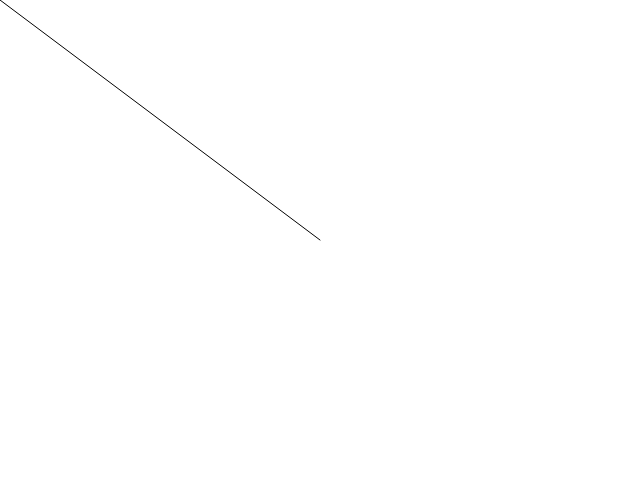
Frame 1 (no input)
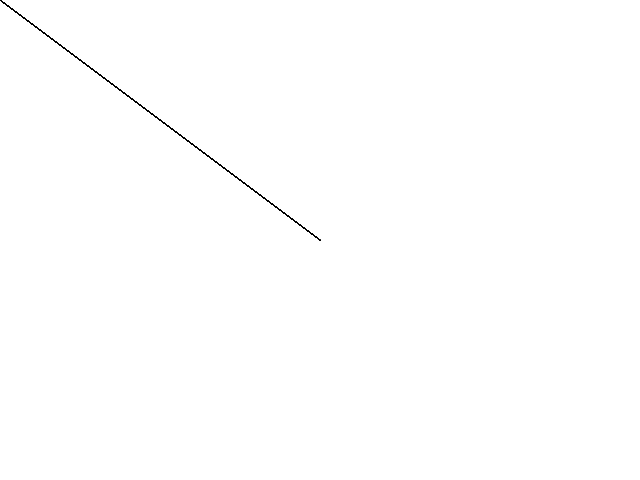
Frame 60 (no input)
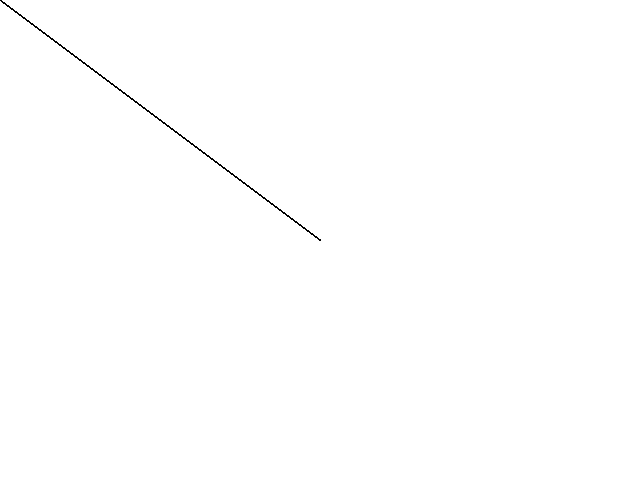
Frame 120 (the mouse pressed at the canvas centre since frame 60)

The p5.js sketch that drew these frames (run headless with seeded random() and noise() and a simulated clock; from frame 60 on, the mouse is pressed at the canvas centre):

// p5.js sketch
// ── sketch.js
function setup() {
  createCanvas(640, 480);
}

function draw() {
  line(width/2, height/2, mouseX, mouseY);
}
